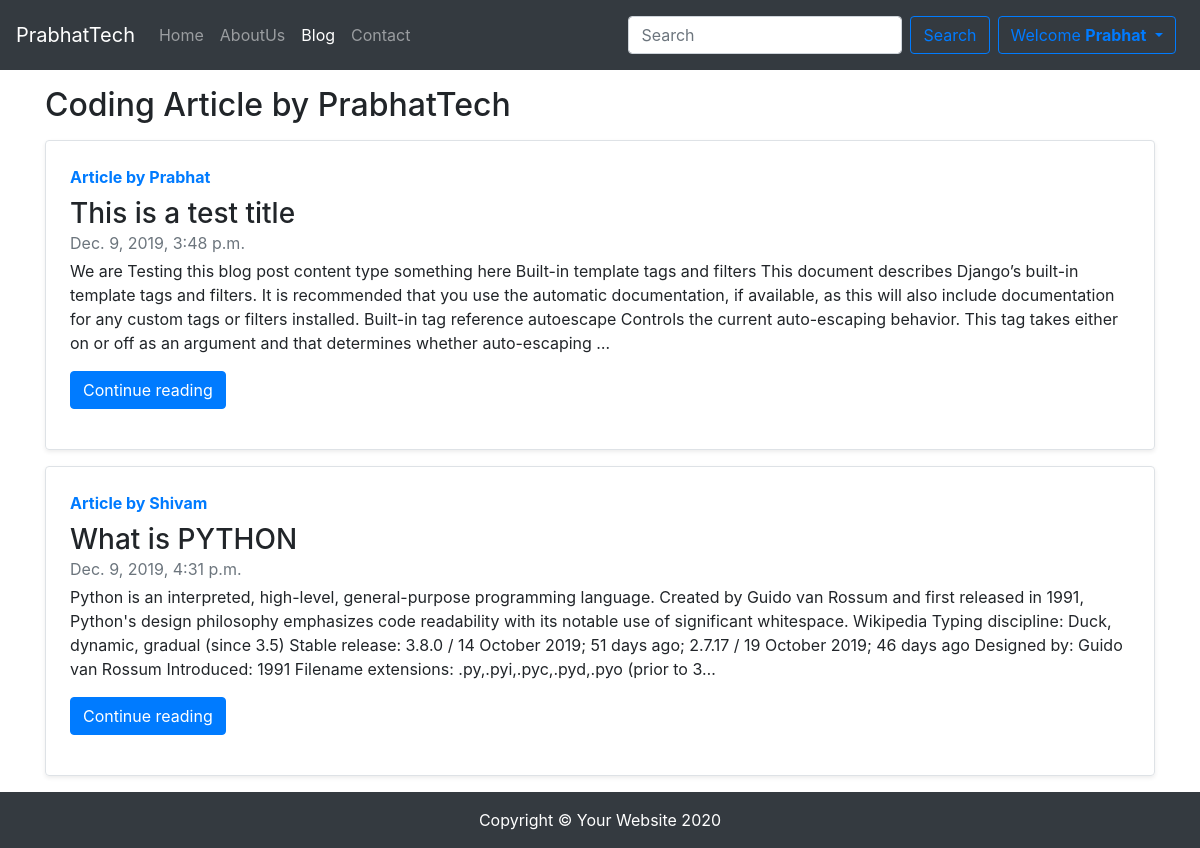
Page /blog/ (signed in) on the committed database.
### blog/models.py (models this page shows, shortened)
class Post(models.Model):
    sno = models.AutoField(primary_key=True)
    title = models.CharField(max_length=500)
    content = models.TextField()
    author = models.CharField(max_length=100)
    slug =  models.CharField(max_length=130)
    timestamp = models.DateTimeField()

### blog/views.py (the view)
# urls.py: path('',views.blogHome , name="blogHome" ),
def blogHome(request):
    allPosts = Post.objects.all()
    context = {'allPosts' : allPosts}
    return render(request,'blog/blogHome.html', context)

### templates/blog/blogHome.html (shortened to what this page needs)
{% extends 'base.html' %}
{% block blogactive %} active {% endblock %}
{% block body %}
<div class="container my-3">
<h2>Coding Article by PrabhatTech</h2>
{% for post  in allPosts %}
    <div class="row no-gutters border rounded overflow-hidden flex-md-row my-3 mb-3 shadow-sm h-md-250 position-relative">
        <div class="col p-4 d-flex flex-column position-static">
          <strong class="d-inline-block mb-2 text-primary">Article by {{post.author}} </strong>
          <h3 class="mb-0">{{post.title}}</h3>
          <div class="mb-1 text-muted">{{post.timestamp}}</div>
          <p class="card-text mb-auto">{{post.content| truncatechars:500 }}</p>
          <div><a href="/blog/{{post.slug}}" role="button" class="btn btn-primary my-3">Continue reading</a></div>
        </div>
    </div>
    {% endfor %}
</div>
{% endblock body %}

### templates/base.html (shortened to what this page needs)
<!DOCTYPE html>
<html lang="en">
<head>
  <link rel="stylesheet" href="https://stackpath.bootstrapcdn.com/bootstrap/4.4.1/css/bootstrap.min.css"
>
</head>
  <link href="//maxcdn.bootstrapcdn.com/font-awesome/4.1.0/css/font-awesome.min.css" rel="stylesheet">
<body>
  <nav class="navbar navbar-expand-lg navbar-dark bg-dark">
    <a class="navbar-brand" href="/">PrabhatTech</a>
    <div class="collapse navbar-collapse" id="navbarSupportedContent">
      <ul class="navbar-nav mr-auto">
        <li class="nav-item {% block homeactive %}
            {% endblock homeactive %}">
          <a class="nav-link" href="/">Home <span class="sr-only">(current)</span></a>
        </li>
        <li class="nav-item {% block aboutactive %}
            {% endblock aboutactive %}">
          <a class="nav-link" href="/about">AboutUs</a>
        </li>
        <li class="nav-item  {% block blogactive %}
            {% endblock blogactive %} ">
          <a class="nav-link" href="/blog">Blog</a>
        </li>
        <li class="nav-item {% block contactactive %}
            {% endblock contactactive %}">
          <a class="nav-link" href="/contact">Contact</a>
        </li>
      </ul>
      <div class="ml-auto form-inline">
        <form class="form-inline my-2 my-lg-0" method="get" action="/search">
          <input class="form-control mr-sm-2" name="query" id="search" type="search" placeholder="Search"
            aria-label="Search">
          <button class="btn btn-outline-primary my-2 " type="submit">Search</button>
        </form>
        {% if user.is_authenticated %}
        <div class="dropdown">
          <button class="btn btn-outline-primary dropdown-toggle my-2 mx-2" type="button" id="dropdownMenuButton" data-toggle="dropdown"
            aria-haspopup="true" aria-expanded="false">
            Welcome <b>{{request.user |title }}</b>
          </button>
        </div>
        {% endif %}
      </div>
  </nav>
  {% block body %}
  {% endblock body %}
  <footer class="py-3 bg-dark">
    <div class="container">
      <p class="m-0 text-center text-white">Copyright © Your Website 2020</p>
    </div>
  </footer>
</body>
</html>

### rows in the picture
Post: author "Prabhat", title "This is a test title", timestamp "Dec. 9, 2019, 3:48 p.m.", content "We are Testing this blog post content type something here Built-in template tags and filters This document describes Django’s built-in template tags and filters. It is recommended that you use the automatic documentation, if available, as this will also include documentation for any custom tags or filters installed. Built-in tag reference autoescape Controls the current auto-escaping behavior. This tag takes either on or off as an argument and that determines whether auto-escaping …"
Post: author "Shivam", title "What is PYTHON", timestamp "Dec. 9, 2019, 4:31 p.m.", content "Python is an interpreted, high-level, general-purpose programming language. Created by Guido van Rossum and first released in 1991, Python's design philosophy emphasizes code readability with its notable use of significant whitespace. Wikipedia Typing discipline: Duck, dynamic, gradual (since 3.5) Stable release: 3.8.0 / 14 October 2019; 51 days ago; 2.7.17 / 19 October 2019; 46 days ago Designed by: Guido van Rossum Introduced: 1991 Filename extensions: .py,.pyi,.pyc,.pyd,.pyo (prior to 3…"

### other values in the picture
{{ request.user |title }} "Prabhat"
